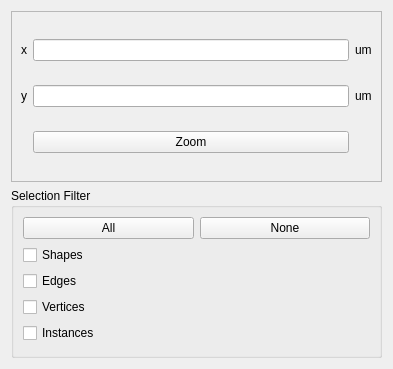
<?xml version="1.0" encoding="UTF-8"?>
<ui version="4.0">
 <class>QToolbox_Selection_w</class>
 <widget class="QFrame" name="QToolbox_Selection_w">
  <property name="geometry">
   <rect>
    <x>0</x>
    <y>0</y>
    <width>393</width>
    <height>369</height>
   </rect>
  </property>
  <property name="windowTitle">
   <string>Frame</string>
  </property>
  <layout class="QGridLayout" name="gridLayout_2">
   <item row="0" column="0">
    <widget class="QFrame" name="frame">
     <property name="frameShape">
      <enum>QFrame::Shape::StyledPanel</enum>
     </property>
     <property name="frameShadow">
      <enum>QFrame::Shadow::Raised</enum>
     </property>
     <layout class="QGridLayout" name="gridLayout">
      <item row="0" column="1">
       <widget class="QLineEdit" name="lePointX"/>
      </item>
      <item row="0" column="0">
       <widget class="QLabel" name="label">
        <property name="text">
         <string>x</string>
        </property>
       </widget>
      </item>
      <item row="0" column="2">
       <widget class="QLabel" name="label_2">
        <property name="text">
         <string>um</string>
        </property>
       </widget>
      </item>
      <item row="1" column="1">
       <widget class="QLineEdit" name="lePointY"/>
      </item>
      <item row="1" column="0">
       <widget class="QLabel" name="label_3">
        <property name="text">
         <string>y</string>
        </property>
       </widget>
      </item>
      <item row="1" column="2">
       <widget class="QLabel" name="label_4">
        <property name="text">
         <string>um</string>
        </property>
       </widget>
      </item>
      <item row="2" column="1">
       <widget class="QPushButton" name="pbZoom">
        <property name="text">
         <string>Zoom</string>
        </property>
       </widget>
      </item>
     </layout>
    </widget>
   </item>
   <item row="1" column="0">
    <widget class="QGroupBox" name="groupBox">
     <property name="title">
      <string>Selection Filter</string>
     </property>
     <layout class="QGridLayout" name="gridLayout_3">
      <item row="0" column="0">
       <widget class="QPushButton" name="pbAll">
        <property name="text">
         <string>All</string>
        </property>
       </widget>
      </item>
      <item row="2" column="0">
       <widget class="QCheckBox" name="cbSelectEdges">
        <property name="text">
         <string>Edges</string>
        </property>
       </widget>
      </item>
      <item row="1" column="0">
       <widget class="QCheckBox" name="cbSelectShapes">
        <property name="text">
         <string>Shapes</string>
        </property>
       </widget>
      </item>
      <item row="4" column="0">
       <widget class="QCheckBox" name="cbSelectInstances">
        <property name="text">
         <string>Instances</string>
        </property>
       </widget>
      </item>
      <item row="3" column="0">
       <widget class="QCheckBox" name="cbSelectVertices">
        <property name="text">
         <string>Vertices</string>
        </property>
       </widget>
      </item>
      <item row="0" column="1">
       <widget class="QPushButton" name="pbNone">
        <property name="text">
         <string>None</string>
        </property>
       </widget>
      </item>
     </layout>
    </widget>
   </item>
  </layout>
 </widget>
 <resources/>
 <connections/>
</ui>
